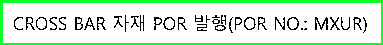
#> input picture test_area_img/ROI_4.png, 383 x 45 px, found by its file name
$ jupyter execute --allow-errors test_tesseract.ipynb
#> lines starting #> are read from the running program, lines starting #| are printed output that depends on the picture
[cell 1]
from pdf2image import convert_from_path
import cv2
import numpy as np
import matplotlib.pyplot as plt
import pandas as pd
from pprint import pprint
import pytesseract
import os
from tqdm import tqdm

[cell 2]
img_path = "D:/AA_develop/parsing/test_area_img/ROI_4.png"
image = cv2.imread(img_path)
#> image is the input picture: shape (45, 383, 3); mean B, G, R 209.5, 236.4, 206.5
# 새로운 크기를 지정합니다.
new_width = int(image.shape[1] * 1)
#> new_width = 383
new_height = int(image.shape[0] * 1)
#> new_height = 45
new_size = (new_width, new_height)
#> new_size = (383, 45)
image = cv2.resize(image, new_size)
image = cv2.cvtColor(image, cv2.COLOR_BGR2GRAY)
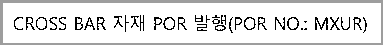
#> image: shape (45, 383); min 0, max 255, mean 224.3
sharpening_mask1 = np.array([[-1, -1, -1], [-1, 10, -1], [-1, -1, -1]])
image = cv2.filter2D(image, -1, sharpening_mask1)
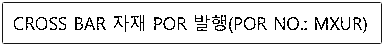
#> image: shape (45, 383); min 0, max 255, mean 225

[cell 3]
myconfig = r"--psm 3 --oem 3"
#> (the rest of this cell did not finish here and is left out)

[cell 4]
# cv2.imshow('image', image)
# cv2.waitKey(0)
# cv2.destroyAllWindows()

[cell 5]
def img_preprocess(path):
#> called with path = 'test_area_img/ROI_0.png'
    image = cv2.imread(path)
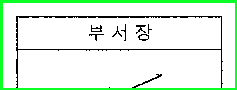
#> input picture test_area_img/ROI_0.png, 237 x 90 px
#> image is the input picture: shape (90, 237, 3); mean B, G, R 226.4, 242.9, 224.6
    new_width = int(image.shape[1] * 1)
#> new_width = 237
    new_height = int(image.shape[0] * 1)
#> new_height = 90
    new_size = (new_width, new_height)
#> new_size = (237, 90)
    image = cv2.resize(image, new_size)
    image = cv2.cvtColor(image, cv2.COLOR_BGR2GRAY)
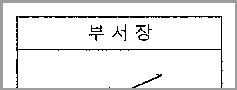
#> image: shape (90, 237); min 0, max 255, mean 235.5
    sharpening_mask1 = np.array([[-1, -1, -1], [-1, 10, -1], [-1, -1, -1]])
    image = cv2.filter2D(image, -1, sharpening_mask1)
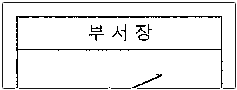
#> image: shape (90, 237); min 0, max 255, mean 236.1
    return image

def get_texts(image):
    myconfig = r"--psm 3 --oem 3"
    texts = pytesseract.image_to_string(image=image, lang="kor+eng", config=myconfig)
    texts = texts.replace("\n", " ")
    return texts
